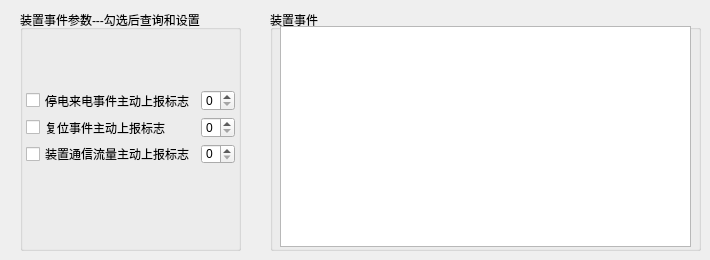
     <widget class="QWidget" name="tab_6">
      <attribute name="title">
       <string>===③===</string>
      </attribute>
      <widget class="QGroupBox" name="groupBox_23">
       <property name="geometry">
        <rect>
         <x>270</x>
         <y>10</y>
         <width>431</width>
         <height>241</height>
        </rect>
       </property>
       <property name="title">
        <string>装置事件</string>
       </property>
       <widget class="QTableView" name="tableViewEvent">
        <property name="geometry">
         <rect>
          <x>10</x>
          <y>16</y>
          <width>411</width>
          <height>221</height>
         </rect>
        </property>
        <property name="frameShadow">
         <enum>QFrame::Sunken</enum>
        </property>
       </widget>
      </widget>
      <widget class="QGroupBox" name="groupBox_15">
       <property name="geometry">
        <rect>
         <x>20</x>
         <y>10</y>
         <width>221</width>
         <height>241</height>
        </rect>
       </property>
       <property name="title">
        <string>装置事件参数---勾选后查询和设置</string>
       </property>
       <widget class="QWidget" name="layoutWidget">
        <property name="geometry">
         <rect>
          <x>6</x>
          <y>80</y>
          <width>209</width>
          <height>74</height>
         </rect>
        </property>
        <layout class="QGridLayout" name="gridLayout_5">
         <item row="0" column="0">
          <widget class="QCheckBox" name="checkBoxPowerAlarm">
           <property name="text">
            <string>停电来电事件主动上报标志</string>
           </property>
          </widget>
         </item>
         <item row="0" column="1">
          <widget class="QSpinBox" name="spinBoxPowerAlarm">
           <property name="maximum">
            <number>1</number>
           </property>
          </widget>
         </item>
         <item row="1" column="0">
          <widget class="QCheckBox" name="checkBoxResetAutoSend">
           <property name="text">
            <string>复位事件主动上报标志</string>
           </property>
          </widget>
         </item>
         <item row="1" column="1">
          <widget class="QSpinBox" name="spinBoxResetAutoSend">
           <property name="maximum">
            <number>1</number>
           </property>
          </widget>
         </item>
         <item row="2" column="0">
          <widget class="QCheckBox" name="checkBoxCommunicationFlow">
           <property name="text">
            <string>装置通信流量主动上报标志</string>
           </property>
          </widget>
         </item>
         <item row="2" column="1">
          <widget class="QSpinBox" name="spinBoxCommunicationFlow">
           <property name="maximum">
            <number>1</number>
           </property>
          </widget>
         </item>
        </layout>
       </widget>
      </widget>
     </widget>
